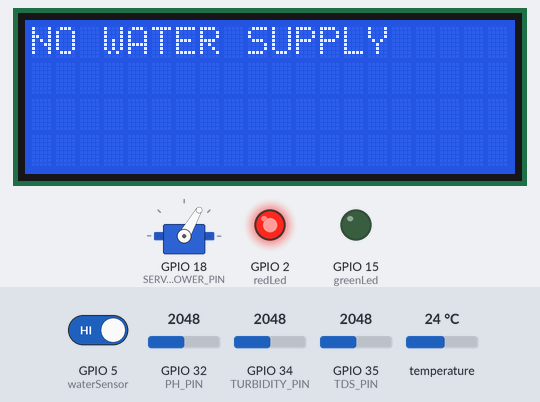
A sketch run on a simulated ESP32. Parts: 20×4 character LCD, servo, output pins drawn as LEDs (lit = HIGH). Inputs (shaded band) come from the test bench; at power-on: GPIO 5 (waterSensor) HIGH, temperature 24 °C, GPIO 32 (PH_PIN) = 2048, GPIO 34 (TURBIDITY_PIN) = 2048, GPIO 35 (TDS_PIN) = 2048. What the sketch prints to the serial monitor is not drawn.

Above: at 3.3 s.
3.4 s: GPIO 5 (waterSensor) driven LOW
At 6.0 s:
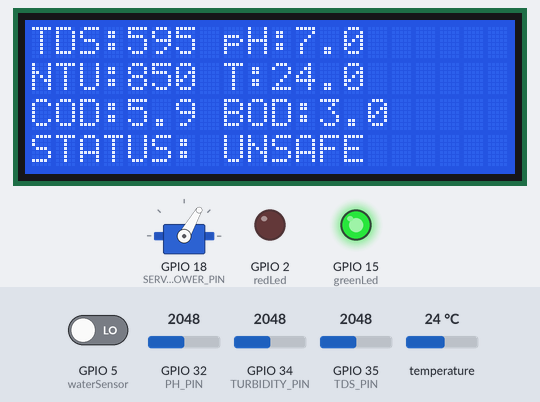
6.7 s: temperature set to 12 °C
At 10.5 s:
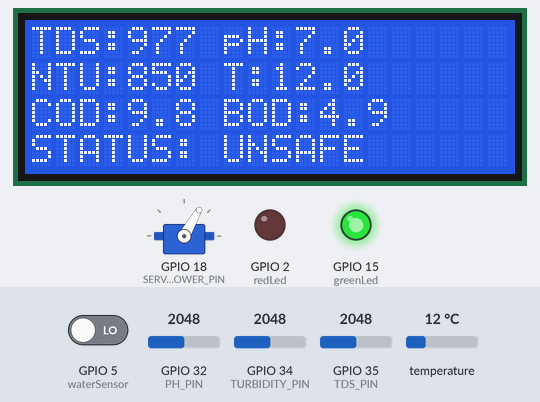
10.8 s: GPIO 32 (PH_PIN) set to 2866
At 14.4 s:
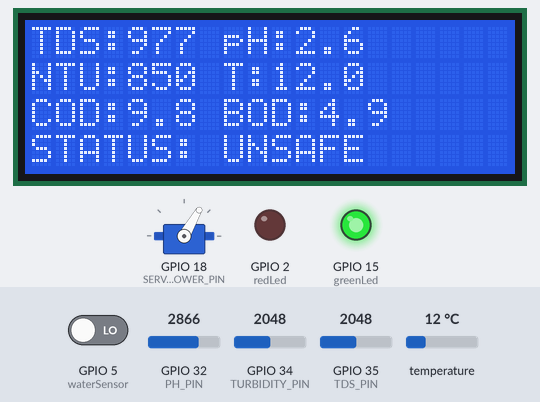
14.9 s: GPIO 34 (TURBIDITY_PIN) set to 2866
At 18.0 s:
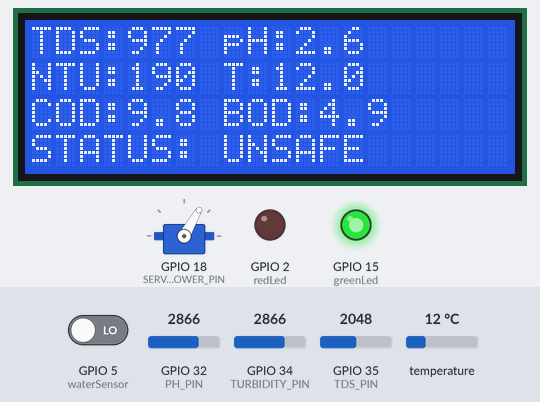
19.0 s: GPIO 35 (TDS_PIN) set to 2866
At 22.8 s:
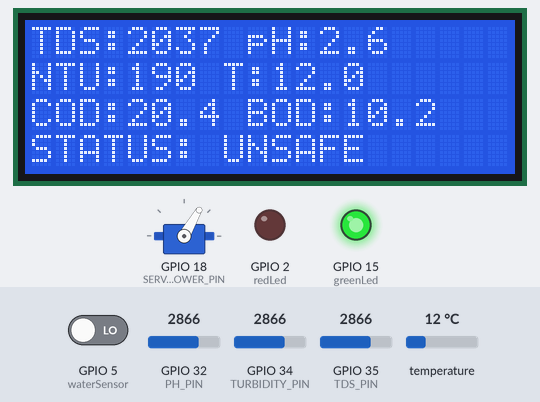
23.1 s: temperature set to 19 °C
At 26.6 s:
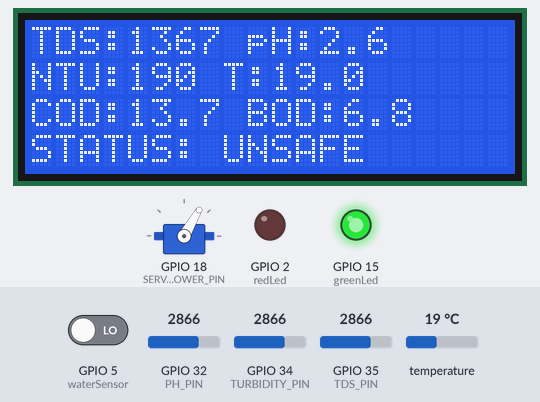
Timing chart, 0 to 28.1 s (numbered marks = the images above; inputs shaded):
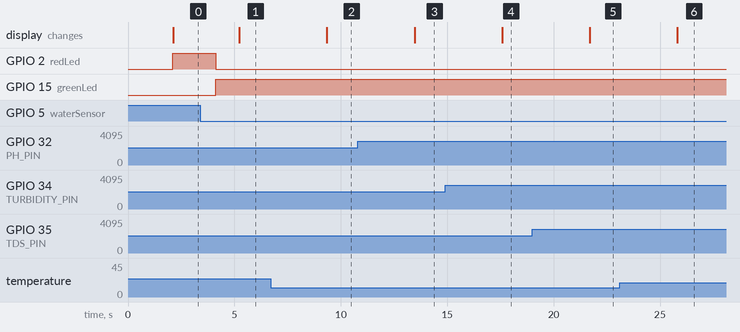

The sketch:

suceess.10.ino
```cpp
#include <Wire.h>
#include <LiquidCrystal_I2C.h>
#include <OneWire.h>
#include <DallasTemperature.h>
#include <ESP32Servo.h>

// ---------------- LCD ----------------
LiquidCrystal_I2C lcd(0x27, 20, 4);

// ---------------- ESP32 PINS ----------------
#define waterSensor 5
#define redLed 2
#define greenLed 15

#define ONE_WIRE_BUS 4

#define TDS_PIN 35
#define PH_PIN 32
#define TURBIDITY_PIN 34

#define SERVO_LOWER_PIN 18

// ---------------- SENSOR ----------------
OneWire oneWire(ONE_WIRE_BUS);
DallasTemperature sensors(&oneWire);

Servo servoLower;

// ---------------- VARIABLES ----------------
float temperature;
float tdsValue;
float phValue;
float ntu;
float COD;
float BOD;

// ---------------- CALIBRATION ----------------
float phSlope = -6.72;
float phIntercept = 18.11;
float tdsOffset = 83.0;

// ---------------- TURBIDITY ----------------
float readTurbidity() {
  float sum = 0;

  for (int i = 0; i < 40; i++) {
    sum += analogRead(TURBIDITY_PIN);
    delay(2);
  }

  float avg = sum / 40.0;

  // ESP32: 0–4095, 3.3V reference
  float voltage = avg * (3.3 / 4095.0);

  return voltage;
}

// ---------------- SETUP ----------------
void setup() {
  Serial.begin(115200);

  pinMode(waterSensor, INPUT_PULLUP);
  pinMode(redLed, OUTPUT);
  pinMode(greenLed, OUTPUT);

  sensors.begin();

  Wire.begin(21, 22);

  lcd.init();
  lcd.backlight();

  servoLower.attach(SERVO_LOWER_PIN);
  servoLower.write(60);

  lcd.setCursor(0, 0);
  lcd.print("ESP32 WATER SYS");
  lcd.setCursor(0, 1);
  lcd.print("Starting...");
  delay(2000);
  lcd.clear();
}

// ---------------- LOOP ----------------
void loop() {

  // -------- WATER CHECK --------
  if (digitalRead(waterSensor) == HIGH) {
    digitalWrite(redLed, HIGH);
    digitalWrite(greenLed, LOW);

    lcd.clear();
    lcd.setCursor(0, 0);
    lcd.print("NO WATER SUPPLY");

    servoLower.write(60);
    delay(2000);
    return;
  }

  digitalWrite(greenLed, HIGH);
  digitalWrite(redLed, LOW);

  // -------- TEMP --------
  sensors.requestTemperatures();
  temperature = sensors.getTempCByIndex(0);

  // -------- TURBIDITY --------
  float voltageTurb = readTurbidity();

  ntu = (2.5 - voltageTurb) * 1000;
  if (ntu < 0) ntu = 0;

  // -------- TDS --------
  float rawTDS = analogRead(TDS_PIN) * 3.3 / 4095.0;

  float compensation = 1.0 + 0.02 * (temperature - 25.0);
  float corrected = rawTDS / compensation;

  tdsValue =
    (133.42 * pow(corrected, 3)
     - 255.86 * pow(corrected, 2)
     + 857.39 * corrected) * 0.5;

  tdsValue -= tdsOffset;
  if (tdsValue < 0) tdsValue = 0;

  // -------- pH --------
  float sumPH = 0;

  for (int i = 0; i < 10; i++) {
    sumPH += analogRead(PH_PIN) * 3.3 / 4095.0;
    delay(20);
  }

  float avgPH = sumPH / 10.0;
  phValue = phSlope * avgPH + phIntercept;

  if (phValue < 0) phValue = 0;
  if (phValue > 14) phValue = 14;

  // -------- COD & BOD --------
  COD = tdsValue * 0.01;
  BOD = tdsValue * 0.005;

  // -------- SAFETY --------
  bool safe = true;

  if (tdsValue > 500) safe = false;
  if (phValue < 6.5 || phValue > 8.5) safe = false;
  if (ntu > 5) safe = false;
  if (COD > 10) safe = false;
  if (BOD > 2) safe = false;

  // -------- SERVO --------
  servoLower.write(safe ? 0 : 60);

  // -------- SERIAL OUTPUT --------
  Serial.println("===== WATER REPORT =====");
  Serial.print("Temp: "); Serial.println(temperature);
  Serial.print("TDS: "); Serial.println(tdsValue);
  Serial.print("pH: "); Serial.println(phValue);
  Serial.print("NTU: "); Serial.println(ntu);
  Serial.print("COD: "); Serial.println(COD);
  Serial.print("BOD: "); Serial.println(BOD);
  Serial.println(safe ? "SAFE" : "UNSAFE");
  Serial.println("=======================");

  // -------- LCD OUTPUT --------
  lcd.clear();

  lcd.setCursor(0, 0);
  lcd.print("TDS:");
  lcd.print(tdsValue, 0);
  lcd.print(" pH:");
  lcd.print(phValue, 1);

  lcd.setCursor(0, 1);
  lcd.print("NTU:");
  lcd.print(ntu, 0);
  lcd.print(" T:");
  lcd.print(temperature, 1);

  lcd.setCursor(0, 2);
  lcd.print("COD:");
  lcd.print(COD, 1);
  lcd.print(" BOD:");
  lcd.print(BOD, 1);

  lcd.setCursor(0, 3);
  lcd.print(safe ? "STATUS: SAFE" : "STATUS: UNSAFE");

  delay(3000);
}
```

Measured:
- after the input at 3.4 s, GPIO 2 (redLed): HIGH → LOW after 0.72 s; GPIO 15 (greenLed): LOW → HIGH after 0.72 s; the display: changes after 1.8 s (image 1)
- after the input at 6.7 s, the display: changes after 2.7 s (image 2)
- after the input at 10.8 s, the display: changes after 2.7 s (image 3)
- after the input at 14.9 s, the display: changes after 2.7 s (image 4)
- after the input at 19.0 s, the display: changes after 2.7 s (image 5)
- after the input at 23.1 s, the display: changes after 2.7 s (image 6)
